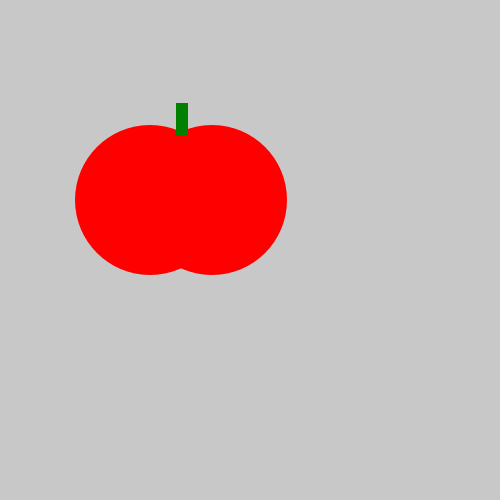
Frame 1 (no input)
Frame 60 (the mouse pressed at the canvas centre just before this capture): identical to frame 1, image omitted
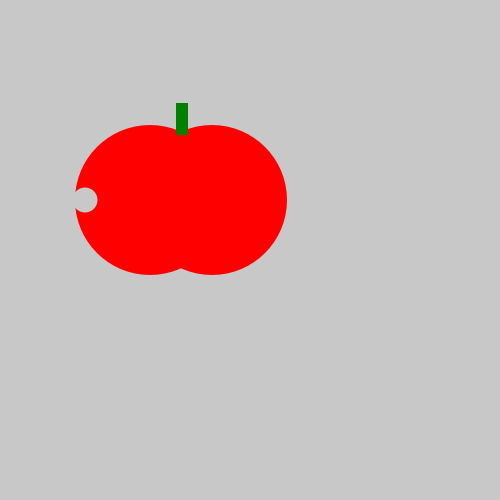
Frame 120 (the mouse held since frame 60 and released just before this capture)

The Processing sketch that drew these frames (run headless with seeded random() and noise(); from frame 60 on, the mouse is pressed at the canvas centre):

// Processing sketch: tasty_tomato
// ── tasty_tomato.pde
void setup() {
    size(500, 500);
}
void draw() {
    background(200, 200, 200);
    noStroke();
    fill(255,0,0);
    ellipse(150, 200, 150, 150);
    ellipse(212, 200, 150, 150);
    fill(0,128,0);
    rect(176, 103, 12, 32);
    fill(200,200,200);
    if(mousePressed){
    ellipse(85,200,25,25);
    }
    
}
